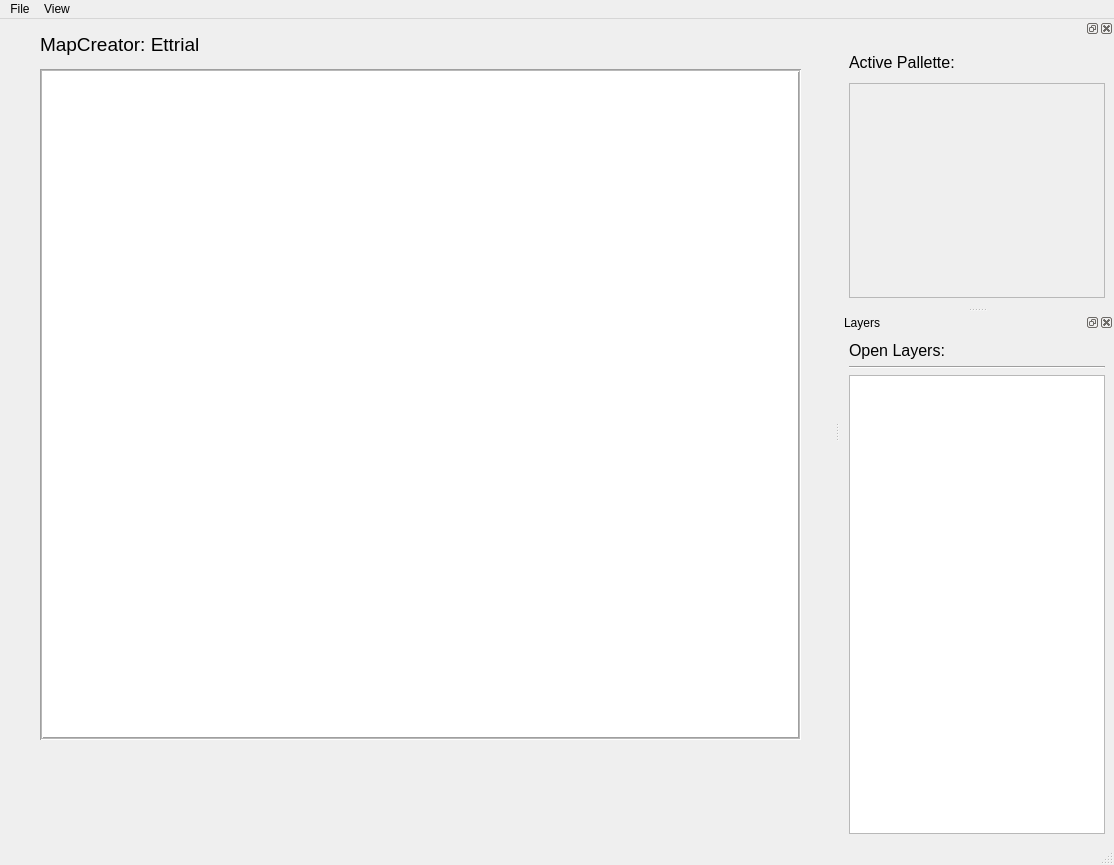
<?xml version="1.0" encoding="UTF-8"?>
<ui version="4.0">
 <class>MainWindow</class>
 <widget class="QMainWindow" name="MainWindow">
  <property name="geometry">
   <rect>
    <x>0</x>
    <y>0</y>
    <width>1114</width>
    <height>865</height>
   </rect>
  </property>
  <property name="acceptDrops">
   <bool>true</bool>
  </property>
  <property name="windowTitle">
   <string>MainWindow</string>
  </property>
  <widget class="QWidget" name="centralwidget">
   <widget class="LayerView" name="LayerView">
    <property name="geometry">
     <rect>
      <x>40</x>
      <y>50</y>
      <width>761</width>
      <height>671</height>
     </rect>
    </property>
    <property name="frameShape">
     <enum>QFrame::Shape::Box</enum>
    </property>
    <property name="lineWidth">
     <number>1</number>
    </property>
    <property name="midLineWidth">
     <number>1</number>
    </property>
   </widget>
   <widget class="QLabel" name="layer_view_label">
    <property name="geometry">
     <rect>
      <x>40</x>
      <y>10</y>
      <width>181</width>
      <height>31</height>
     </rect>
    </property>
    <property name="font">
     <font>
      <pointsize>14</pointsize>
     </font>
    </property>
    <property name="text">
     <string>MapCreator: Ettrial</string>
    </property>
   </widget>
  </widget>
  <widget class="QDockWidget" name="layer_palette_controls_dock">
   <property name="styleSheet">
    <string notr="true"/>
   </property>
   <property name="floating">
    <bool>false</bool>
   </property>
   <attribute name="dockWidgetArea">
    <number>2</number>
   </attribute>
   <widget class="QWidget" name="PaletteControls_Contents">
    <layout class="QVBoxLayout" name="verticalLayout">
     <item>
      <layout class="QVBoxLayout" name="PaletteControlsVLayout">
       <item>
        <layout class="QHBoxLayout" name="horizontalLayout">
         <property name="sizeConstraint">
          <enum>QLayout::SizeConstraint::SetFixedSize</enum>
         </property>
         <item>
          <widget class="QLabel" name="active_palette_label">
           <property name="sizePolicy">
            <sizepolicy hsizetype="Preferred" vsizetype="Fixed">
             <horstretch>0</horstretch>
             <verstretch>0</verstretch>
            </sizepolicy>
           </property>
           <property name="minimumSize">
            <size>
             <width>0</width>
             <height>30</height>
            </size>
           </property>
           <property name="font">
            <font>
             <pointsize>12</pointsize>
            </font>
           </property>
           <property name="text">
            <string>Active Pallette: </string>
           </property>
          </widget>
         </item>
         <item>
          <spacer name="horizontalSpacer">
           <property name="orientation">
            <enum>Qt::Orientation::Horizontal</enum>
           </property>
           <property name="sizeHint" stdset="0">
            <size>
             <width>40</width>
             <height>20</height>
            </size>
           </property>
          </spacer>
         </item>
        </layout>
       </item>
       <item>
        <widget class="QScrollArea" name="scrollArea">
         <property name="widgetResizable">
          <bool>true</bool>
         </property>
         <widget class="QWidget" name="paletteButtonsWidget">
          <property name="geometry">
           <rect>
            <x>0</x>
            <y>0</y>
            <width>252</width>
            <height>245</height>
           </rect>
          </property>
          <property name="sizePolicy">
           <sizepolicy hsizetype="Expanding" vsizetype="Preferred">
            <horstretch>0</horstretch>
            <verstretch>0</verstretch>
           </sizepolicy>
          </property>
          <widget class="QWidget" name="gridLayoutWidget">
           <property name="geometry">
            <rect>
             <x>-11</x>
             <y>-1</y>
             <width>271</width>
             <height>251</height>
            </rect>
           </property>
           <layout class="QGridLayout" name="paletteButtonsGrid"/>
          </widget>
         </widget>
        </widget>
       </item>
      </layout>
     </item>
    </layout>
   </widget>
  </widget>
  <widget class="QDockWidget" name="OpenLayersListDock">
   <property name="floating">
    <bool>false</bool>
   </property>
   <property name="windowTitle">
    <string>Layers</string>
   </property>
   <attribute name="dockWidgetArea">
    <number>2</number>
   </attribute>
   <widget class="QWidget" name="dockWidgetContents_Layers">
    <layout class="QVBoxLayout" name="verticalLayout_openlayers_outer">
     <item>
      <layout class="QVBoxLayout" name="verticalLayout_openlayers">
       <item>
        <widget class="QLabel" name="open_layers_label">
         <property name="font">
          <font>
           <pointsize>12</pointsize>
          </font>
         </property>
         <property name="text">
          <string>Open Layers:</string>
         </property>
        </widget>
       </item>
       <item>
        <widget class="Line" name="line_2">
         <property name="orientation">
          <enum>Qt::Orientation::Horizontal</enum>
         </property>
        </widget>
       </item>
       <item>
        <widget class="OpenLayersList" name="OpenLayersList">
         <property name="styleSheet">
          <string notr="true"/>
         </property>
        </widget>
       </item>
      </layout>
     </item>
    </layout>
   </widget>
  </widget>
  <widget class="QMenuBar" name="menubar">
   <property name="geometry">
    <rect>
     <x>0</x>
     <y>0</y>
     <width>1114</width>
     <height>33</height>
    </rect>
   </property>
   <widget class="QMenu" name="menuFile">
    <property name="title">
     <string>File</string>
    </property>
    <addaction name="actionNew_Project"/>
    <addaction name="actionOpen_Project"/>
    <addaction name="actionSave_Project"/>
    <addaction name="separator"/>
    <addaction name="separator"/>
    <addaction name="actionNew_Layer"/>
   </widget>
   <widget class="QMenu" name="menuView">
    <property name="title">
     <string>View</string>
    </property>
    <widget class="QMenu" name="menuDockables">
     <property name="title">
      <string>Dockables</string>
     </property>
     <addaction name="actionLayer_List"/>
    </widget>
    <addaction name="menuDockables"/>
   </widget>
   <addaction name="menuFile"/>
   <addaction name="menuView"/>
  </widget>
  <widget class="QStatusBar" name="statusbar"/>
  <action name="actionOpen_Project">
   <property name="text">
    <string>Open Project</string>
   </property>
  </action>
  <action name="actionSave_Project">
   <property name="text">
    <string>Save Project</string>
   </property>
  </action>
  <action name="actionNew_Project">
   <property name="text">
    <string>New Project</string>
   </property>
  </action>
  <action name="actionLayer_List">
   <property name="text">
    <string>Layer List</string>
   </property>
  </action>
  <action name="actionNew_Layer">
   <property name="text">
    <string>New Layer</string>
   </property>
  </action>
 </widget>
 <customwidgets>
  <customwidget>
   <class>LayerView</class>
   <extends>QGraphicsView</extends>
   <header>layerview.h</header>
  </customwidget>
  <customwidget>
   <class>OpenLayersList</class>
   <extends>QListWidget</extends>
   <header>openlayerslist.h</header>
  </customwidget>
 </customwidgets>
 <resources/>
 <connections/>
</ui>
